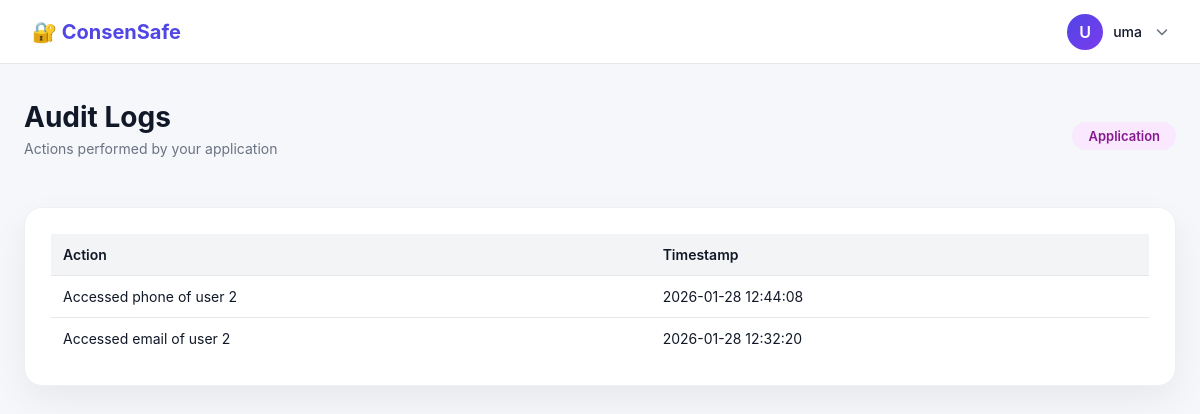
Screenshot of /audit-logs (signed in) with the database file from the repository.
### tables this page shows
CREATE TABLE audit_logs (
            id INTEGER PRIMARY KEY AUTOINCREMENT,
            actor_id INTEGER NOT NULL,
            action TEXT NOT NULL,
            timestamp DATETIME DEFAULT CURRENT_TIMESTAMP,
            FOREIGN KEY (actor_id) REFERENCES users(id)
        );

### app.py (the view, shortened to what this page needs)
@app.route("/audit-logs")
def audit_logs():
    role = session.get("role")
    if role not in ("app", "admin"):
        return "Unauthorized", 403
    conn = get_db()
    if role == "app":
        logs = conn.execute("""
            SELECT action, timestamp
            FROM audit_logs
            WHERE actor_id = ?
            ORDER BY timestamp DESC
        """, (session["user_id"],)).fetchall()
    conn.close()
    return render_template("audit_logs.html", logs=logs, role=role)

### app.py (called while the page is built)
def get_db():
    conn = sqlite3.connect(DB_NAME)
    conn.row_factory = sqlite3.Row
    return conn

@app.before_request
def enforce_session_timeout():
    if "user_id" in session:
        now = time.time()
        last = session.get("last_activity")
        if last and now - last > 600:
            session.clear()
            return redirect(url_for("login"))
        session["last_activity"] = now

### templates/audit_logs.html (shortened to what this page needs)
{% extends "base.html" %}
{% block content %}
<div class="dashboard">
  <div class="dashboard-header">
    <div>
      <h1>Audit Logs</h1>
      <p class="welcome-text">
        {% if role == 'admin' %}
          System-wide security audit trail
        {% else %}
          Actions performed by your application
        {% endif %}
      </p>
    </div>
    {% if role == 'admin' %}
      <span class="role-badge admin">Administrator</span>
    {% else %}
      <span class="role-badge app">Application</span>
    {% endif %}
  </div>
  <div class="section">
    <div class="dashboard-card" style="overflow-x:auto">
      <table class="consent-table">
        <thead>
          <tr>
            <th>Action</th>
            <th>Timestamp</th>
          </tr>
        </thead>
        <tbody>
          {% for log in logs %}
          <tr>
            <td>{{ log.action }}</td>
            <td>{{ log.timestamp }}</td>
          </tr>
          {% endfor %}
        </tbody>
      </table>
    </div>
  </div>
</div>
{% endblock %}

### static/pro.css (style rules this page uses)
* { box-sizing: border-box; }
html, body { height: 100%; }
body { margin: 0; font-family: 'Inter', system-ui, -apple-system, BlinkMacSystemFont, sans-serif; color: #111827; background: #f5f7fb; }
.dashboard { max-width: 1200px; margin: 0 auto; padding: 36px 24px 80px; }
.dashboard-header { display: flex; justify-content: space-between; align-items: center; margin-bottom: 28px; }
.dashboard-header h1 { margin: 0; font-size: 28px; }
.welcome-text { margin-top: 6px; font-size: 14px; color: #6b7280; }
.role-badge { padding: 6px 16px; border-radius: 999px; font-size: 13px; font-weight: 600; }
.role-badge.app { background: #fae8ff; color: #86198f; }
.section { margin-top: 36px; }
.dashboard-card { background: #ffffff; border-radius: 18px; padding: 26px; box-shadow: 0 14px 35px rgba(0,0,0,0.06); border: 1px solid #eef0f4; transition: transform 0.25s ease, box-shadow 0.25s ease; }
.consent-table { width: 100%; border-collapse: collapse; font-size: 14px; }
.consent-table th { text-align: left; padding: 12px; background: #f3f4f6; font-weight: 600; }
.consent-table td { padding: 12px; border-top: 1px solid #e5e7eb; }

### rows the page displays
audit_logs: action "Accessed phone of user 2", timestamp "2026-01-28 12:44:08"
audit_logs: action "Accessed email of user 2", timestamp "2026-01-28 12:32:20"
